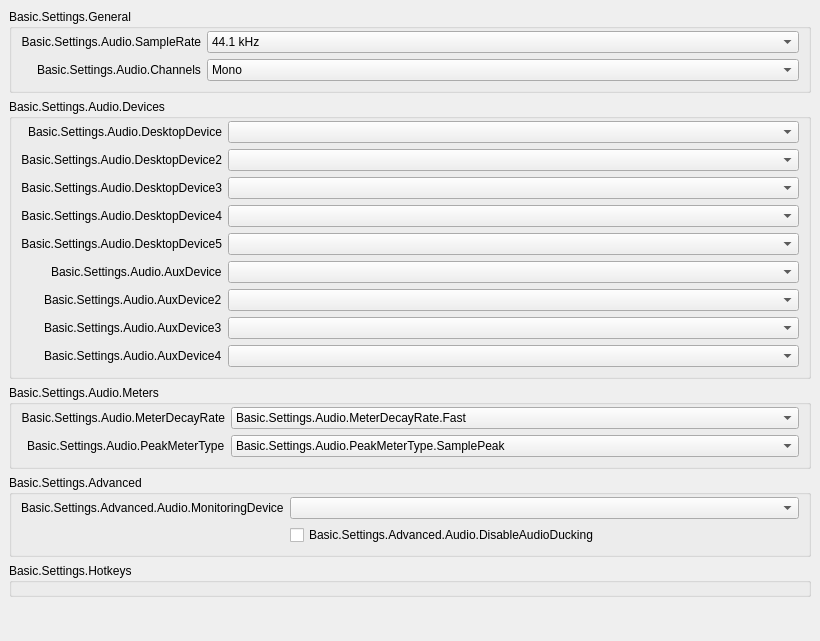
           <widget class="QWidget" name="scrollAreaWidgetContents_50">
            <property name="geometry">
             <rect>
              <x>0</x>
              <y>0</y>
              <width>820</width>
              <height>641</height>
             </rect>
            </property>
            <layout class="QVBoxLayout" name="verticalLayout_50">
             <property name="leftMargin">
              <number>0</number>
             </property>
             <property name="topMargin">
              <number>0</number>
             </property>
             <property name="rightMargin">
              <number>0</number>
             </property>
             <property name="bottomMargin">
              <number>9</number>
             </property>
             <item>
              <widget class="QFrame" name="widget_50">
               <layout class="QVBoxLayout" name="verticalLayout_51">
                <item>
                 <widget class="QGroupBox" name="audioGeneralGroupBox">
                  <property name="title">
                   <string>Basic.Settings.General</string>
                  </property>
                  <layout class="QFormLayout" name="formLayout_52">
                   <property name="fieldGrowthPolicy">
                    <enum>QFormLayout::AllNonFixedFieldsGrow</enum>
                   </property>
                   <property name="labelAlignment">
                    <set>Qt::AlignRight|Qt::AlignTrailing|Qt::AlignVCenter</set>
                   </property>
                   <property name="topMargin">
                    <number>2</number>
                   </property>
                   <item row="0" column="0">
                    <widget class="QLabel" name="label_14">
                     <property name="minimumSize">
                      <size>
                       <width>170</width>
                       <height>0</height>
                      </size>
                     </property>
                     <property name="text">
                      <string>Basic.Settings.Audio.SampleRate</string>
                     </property>
                     <property name="alignment">
                      <set>Qt::AlignRight|Qt::AlignTrailing|Qt::AlignVCenter</set>
                     </property>
                     <property name="buddy">
                      <cstring>sampleRate</cstring>
                     </property>
                    </widget>
                   </item>
                   <item row="0" column="1">
                    <widget class="QComboBox" name="sampleRate">
                     <property name="currentText">
                      <string notr="true">44.1 kHz</string>
                     </property>
                     <property name="currentIndex">
                      <number>0</number>
                     </property>
                     <item>
                      <property name="text">
                       <string>44.1 kHz</string>
                      </property>
                     </item>
                     <item>
                      <property name="text">
                       <string>48 kHz</string>
                      </property>
                     </item>
                    </widget>
                   </item>
                   <item row="1" column="0">
                    <widget class="QLabel" name="label_15">
                     <property name="text">
                      <string>Basic.Settings.Audio.Channels</string>
                     </property>
                     <property name="buddy">
                      <cstring>channelSetup</cstring>
                     </property>
                    </widget>
                   </item>
                   <item row="1" column="1">
                    <widget class="QComboBox" name="channelSetup">
                     <property name="currentText">
                      <string>Mono</string>
                     </property>
                     <property name="currentIndex">
                      <number>0</number>
                     </property>
                     <item>
                      <property name="text">
                       <string>Mono</string>
                      </property>
                     </item>
                     <item>
                      <property name="text">
                       <string>Stereo</string>
                      </property>
                     </item>
                     <item>
                      <property name="text">
                       <string>2.1</string>
                      </property>
                     </item>
                     <item>
                      <property name="text">
                       <string>4.0</string>
                      </property>
                     </item>
                     <item>
                      <property name="text">
                       <string>4.1</string>
                      </property>
                     </item>
                     <item>
                      <property name="text">
                       <string>5.1</string>
                      </property>
                     </item>
                     <item>
                      <property name="text">
                       <string>7.1</string>
                      </property>
                     </item>
                    </widget>
                   </item>
                  </layout>
                 </widget>
                </item>
                <item>
                 <widget class="QGroupBox" name="audioDevicesGroupBox">
                  <property name="title">
                   <string>Basic.Settings.Audio.Devices</string>
                  </property>
                  <layout class="QFormLayout" name="formLayout_53">
                   <property name="fieldGrowthPolicy">
                    <enum>QFormLayout::AllNonFixedFieldsGrow</enum>
                   </property>
                   <property name="labelAlignment">
                    <set>Qt::AlignRight|Qt::AlignTrailing|Qt::AlignVCenter</set>
                   </property>
                   <property name="topMargin">
                    <number>2</number>
                   </property>
                   <item row="0" column="0">
                    <widget class="QLabel" name="label_desktopAudioDevice1">
                     <property name="minimumSize">
                      <size>
                       <width>170</width>
                       <height>0</height>
                      </size>
                     </property>
                     <property name="text">
                      <string>Basic.Settings.Audio.DesktopDevice</string>
                     </property>
                     <property name="alignment">
                      <set>Qt::AlignRight|Qt::AlignTrailing|Qt::AlignVCenter</set>
                     </property>
                     <property name="buddy">
                      <cstring>desktopAudioDevice1</cstring>
                     </property>
                    </widget>
                   </item>
                   <item row="0" column="1">
                    <widget class="QComboBox" name="desktopAudioDevice1">
                     <property name="enabled">
                      <bool>true</bool>
                     </property>
                    </widget>
                   </item>
                   <item row="1" column="0">
                    <widget class="QLabel" name="label_desktopAudioDevice2">
                     <property name="text">
                      <string>Basic.Settings.Audio.DesktopDevice2</string>
                     </property>
                     <property name="alignment">
                      <set>Qt::AlignRight|Qt::AlignTrailing|Qt::AlignVCenter</set>
                     </property>
                     <property name="buddy">
                      <cstring>desktopAudioDevice2</cstring>
                     </property>
                    </widget>
                   </item>
                   <item row="1" column="1">
                    <widget class="QComboBox" name="desktopAudioDevice2">
                     <property name="enabled">
                      <bool>true</bool>
                     </property>
                    </widget>
                   </item>
                   <item row="2" column="0">
                    <widget class="QLabel" name="label_desktopAudioDevice3">
                     <property name="text">
                      <string>Basic.Settings.Audio.DesktopDevice3</string>
                     </property>
                     <property name="alignment">
                      <set>Qt::AlignRight|Qt::AlignTrailing|Qt::AlignVCenter</set>
                     </property>
                     <property name="buddy">
                      <cstring>desktopAudioDevice3</cstring>
                     </property>
                    </widget>
                   </item>
                   <item row="2" column="1">
                    <widget class="QComboBox" name="desktopAudioDevice3">
                     <property name="enabled">
                      <bool>true</bool>
                     </property>
                    </widget>
                   </item>
                   <item row="3" column="0">
                    <widget class="QLabel" name="label_desktopAudioDevice4">
                     <property name="text">
                      <string>Basic.Settings.Audio.DesktopDevice4</string>
                     </property>
                     <property name="alignment">
                      <set>Qt::AlignRight|Qt::AlignTrailing|Qt::AlignVCenter</set>
                     </property>
                     <property name="buddy">
                      <cstring>desktopAudioDevice4</cstring>
                     </property>
                    </widget>
                   </item>
                   <item row="3" column="1">
                    <widget class="QComboBox" name="desktopAudioDevice4">
                     <property name="enabled">
                      <bool>true</bool>
                     </property>
                    </widget>
                   </item>
                   <item row="4" column="0">
                    <widget class="QLabel" name="label_desktopAudioDevice5">
                     <property name="text">
                      <string>Basic.Settings.Audio.DesktopDevice5</string>
                     </property>
                     <property name="alignment">
                      <set>Qt::AlignRight|Qt::AlignTrailing|Qt::AlignVCenter</set>
                     </property>
                     <property name="buddy">
                      <cstring>desktopAudioDevice5</cstring>
                     </property>
                    </widget>
                   </item>
                   <item row="4" column="1">
                    <widget class="QComboBox" name="desktopAudioDevice5">
                     <property name="enabled">
                      <bool>true</bool>
                     </property>
                    </widget>
                   </item>
                   <item row="5" column="0">
                    <widget class="QLabel" name="label_4">
                     <property name="text">
                      <string>Basic.Settings.Audio.AuxDevice</string>
                     </property>
                     <property name="buddy">
                      <cstring>auxAudioDevice1</cstring>
                     </property>
                    </widget>
                   </item>
                   <item row="5" column="1">
                    <widget class="QComboBox" name="auxAudioDevice1">
                     <property name="enabled">
                      <bool>true</bool>
                     </property>
                    </widget>
                   </item>
                   <item row="6" column="0">
                    <widget class="QLabel" name="label_5">
                     <property name="text">
                      <string>Basic.Settings.Audio.AuxDevice2</string>
                     </property>
                     <property name="buddy">
                      <cstring>auxAudioDevice2</cstring>
                     </property>
                    </widget>
                   </item>
                   <item row="6" column="1">
                    <widget class="QComboBox" name="auxAudioDevice2">
                     <property name="enabled">
                      <bool>true</bool>
                     </property>
                    </widget>
                   </item>
                   <item row="7" column="0">
                    <widget class="QLabel" name="label_6">
                     <property name="text">
                      <string>Basic.Settings.Audio.AuxDevice3</string>
                     </property>
                     <property name="buddy">
                      <cstring>auxAudioDevice3</cstring>
                     </property>
                    </widget>
                   </item>
                   <item row="7" column="1">
                    <widget class="QComboBox" name="auxAudioDevice3">
                     <property name="enabled">
                      <bool>true</bool>
                     </property>
                    </widget>
                   </item>
                   <item row="8" column="1">
                    <widget class="QComboBox" name="auxAudioDevice4">
                     <property name="enabled">
                      <bool>true</bool>
                     </property>
                    </widget>
                   </item>
                   <item row="8" column="0">
                    <widget class="QLabel" name="label_67">
                     <property name="text">
                      <string>Basic.Settings.Audio.AuxDevice4</string>
                     </property>
                     <property name="buddy">
                      <cstring>auxAudioDevice4</cstring>
                     </property>
                    </widget>
                   </item>
                  </layout>
                 </widget>
                </item>
                <item>
                 <widget class="QGroupBox" name="audioMetersGroupBox">
                  <property name="title">
                   <string>Basic.Settings.Audio.Meters</string>
                  </property>
                  <layout class="QFormLayout" name="formLayout_54">
                   <property name="fieldGrowthPolicy">
                    <enum>QFormLayout::AllNonFixedFieldsGrow</enum>
                   </property>
                   <property name="labelAlignment">
                    <set>Qt::AlignRight|Qt::AlignTrailing|Qt::AlignVCenter</set>
                   </property>
                   <property name="topMargin">
                    <number>2</number>
                   </property>
                   <item row="0" column="0">
                    <widget class="QLabel" name="label_65">
                     <property name="minimumSize">
                      <size>
                       <width>170</width>
                       <height>0</height>
                      </size>
                     </property>
                     <property name="text">
                      <string>Basic.Settings.Audio.MeterDecayRate</string>
                     </property>
                     <property name="alignment">
                      <set>Qt::AlignRight|Qt::AlignTrailing|Qt::AlignVCenter</set>
                     </property>
                     <property name="buddy">
                      <cstring>meterDecayRate</cstring>
                     </property>
                    </widget>
                   </item>
                   <item row="0" column="1">
                    <widget class="QComboBox" name="meterDecayRate">
                     <property name="currentText">
                      <string>Basic.Settings.Audio.MeterDecayRate.Fast</string>
                     </property>
                     <property name="currentIndex">
                      <number>0</number>
                     </property>
                     <item>
                      <property name="text">
                       <string>Basic.Settings.Audio.MeterDecayRate.Fast</string>
                      </property>
                     </item>
                     <item>
                      <property name="text">
                       <string>Basic.Settings.Audio.MeterDecayRate.Medium</string>
                      </property>
                     </item>
                     <item>
                      <property name="text">
                       <string>Basic.Settings.Audio.MeterDecayRate.Slow</string>
                      </property>
                     </item>
                    </widget>
                   </item>
                   <item row="1" column="0">
                    <widget class="QLabel" name="label_66">
                     <property name="text">
                      <string>Basic.Settings.Audio.PeakMeterType</string>
                     </property>
                     <property name="buddy">
                      <cstring>peakMeterType</cstring>
                     </property>
                    </widget>
                   </item>
                   <item row="1" column="1">
                    <widget class="QComboBox" name="peakMeterType">
                     <property name="currentIndex">
                      <number>0</number>
                     </property>
                     <item>
                      <property name="text">
                       <string>Basic.Settings.Audio.PeakMeterType.SamplePeak</string>
                      </property>
                     </item>
                     <item>
                      <property name="text">
                       <string>Basic.Settings.Audio.PeakMeterType.TruePeak</string>
                      </property>
                     </item>
                    </widget>
                   </item>
                  </layout>
                 </widget>
                </item>
                <item>
                 <widget class="QGroupBox" name="audioAdvGroupBox">
                  <property name="title">
                   <string>Basic.Settings.Advanced</string>
                  </property>
                  <layout class="QFormLayout" name="formLayout_56">
                   <property name="fieldGrowthPolicy">
                    <enum>QFormLayout::AllNonFixedFieldsGrow</enum>
                   </property>
                   <property name="labelAlignment">
                    <set>Qt::AlignRight|Qt::AlignTrailing|Qt::AlignVCenter</set>
                   </property>
                   <property name="topMargin">
                    <number>2</number>
                   </property>
                   <item row="0" column="0">
                    <widget class="QLabel" name="monitoringDeviceLabel">
                     <property name="text">
                      <string>Basic.Settings.Advanced.Audio.MonitoringDevice</string>
                     </property>
                     <property name="buddy">
                      <cstring>monitoringDevice</cstring>
                     </property>
                    </widget>
                   </item>
                   <item row="0" column="1">
                    <widget class="QComboBox" name="monitoringDevice"/>
                   </item>
                   <item row="1" column="0">
                    <spacer name="horizontalSpacer_11">
                     <property name="orientation">
                      <enum>Qt::Horizontal</enum>
                     </property>
                     <property name="sizeHint" stdset="0">
                      <size>
                       <width>170</width>
                       <height>20</height>
                      </size>
                     </property>
                    </spacer>
                   </item>
                   <item row="1" column="1">
                    <widget class="QCheckBox" name="disableAudioDucking">
                     <property name="text">
                      <string>Basic.Settings.Advanced.Audio.DisableAudioDucking</string>
                     </property>
                    </widget>
                   </item>
                  </layout>
                 </widget>
                </item>
                <item>
                 <widget class="QGroupBox" name="audioHotkeysGroupBox">
                  <property name="title">
                   <string>Basic.Settings.Hotkeys</string>
                  </property>
                  <layout class="QFormLayout" name="audioSourceLayout">
                   <property name="fieldGrowthPolicy">
                    <enum>QFormLayout::AllNonFixedFieldsGrow</enum>
                   </property>
                   <property name="labelAlignment">
                    <set>Qt::AlignRight|Qt::AlignTrailing|Qt::AlignVCenter</set>
                   </property>
                   <property name="topMargin">
                    <number>2</number>
                   </property>
                  </layout>
                 </widget>
                </item>
                <item>
                 <spacer name="verticalSpacer_4">
                  <property name="orientation">
                   <enum>Qt::Vertical</enum>
                  </property>
                  <property name="sizeHint" stdset="0">
                   <size>
                    <width>20</width>
                    <height>0</height>
                   </size>
                  </property>
                 </spacer>
                </item>
               </layout>
              </widget>
             </item>
            </layout>
           </widget>
